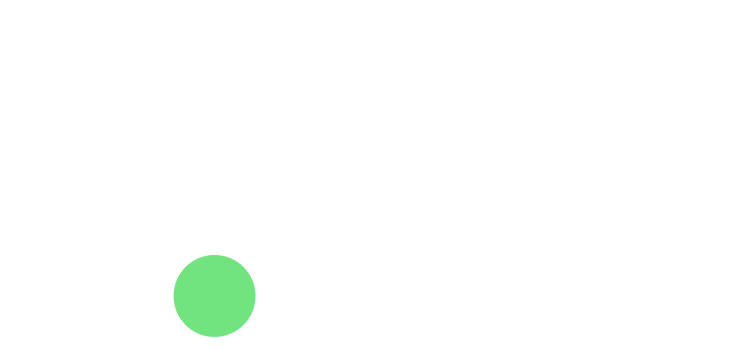
Frame 1 (no input)
Frame 60 (the mouse pressed at the canvas centre just before this capture): identical to frame 1, image omitted
Frame 120 (the mouse held since frame 60 and released just before this capture): identical to frame 1, image omitted

The Processing sketch that drew this single still picture (run headless with seeded random() and noise(); from frame 60 on, the mouse is pressed at the canvas centre):

// Processing sketch: sketch02
// ── sketch02.pde
Ball b1 = new Ball();

void setup() {
  size(750, 350);

  // b1のフィールドに値を設定
  b1.radius = (int)random(25, 50);
  b1.x = random(b1.radius, width-b1.radius);
  b1.y = random(b1.radius, height-b1.radius);
  b1.c = color(random(255), random(255), random(255), random(128, 255));
}

void draw() {
  background(255);

  noStroke();
  // b1を描画
  fill(b1.c);
  ellipse(b1.x, b1.y, b1.radius*2, b1.radius*2);
}

// ボールについての情報をまとめたBallクラス
class Ball {
  // フィールド
  float x, y; // 位置
  int radius; // 半径
  color c;    // 色
}
